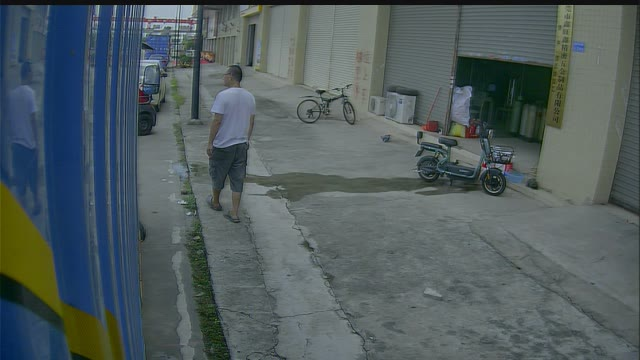
#> input picture figures/demo.jpg, 640 x 360 px, found by its file name
$ python Raindrop_np.py   (older library calls are emulated)
#> lines starting #> are read from the running program, lines starting #| are printed output that depends on the picture; after the words box and inside, x2 and y2 are one past the last pixel; in counts of white or black regions, pixels touching at a corner belong together
import numpy as np
import math
import random

class Rain:
    def __init__(self,M,B,psi):
        self.M=M
        self.B=B
        self.psi=psi/180.0*math.pi
        self.n_air=1.0
        self.n_water=1.33
        self.gamma=math.asin(self.n_air/self.n_water)
        self.normal=np.array([0,-1.0*math.cos(self.psi),math.sin(self.psi)])
        val=self.normal.dot(self.normal)
        self.o_g=self.normal[-1]*self.M/val*self.normal

    def get_intrinsic(self,cx,cy,fx,fy):
        self.intrinsic=np.eye(3)
        self.intrinsic[0,0]=fx
        self.intrinsic[1,1]=fy
        self.intrinsic[0,2]=cx
        self.intrinsic[1,2]=cy
        self.cxy=np.array([cx,cy])
        self.fxy=np.array([fx,fy])

    def get_kernel(self,kernel_sz):
        kernel=np.zeros((kernel_sz,kernel_sz))
        radius=kernel_sz/2.0
        idx_kernel=np.indices(kernel.shape)
        yx=np.hstack((idx_kernel[0,:,:].reshape((-1,1)),idx_kernel[1,:,:].reshape((-1,1))))

        val=np.linalg.norm(yx-radius,axis=1)
        idx=np.where(val<radius)
        yx_id=yx[idx]
        # print(idx)
        # print(yx.shape)
        # print(yx[idx].shape)

        kernel[yx_id[:,0],yx_id[:,1]]=1
        # print(kernel,yx.shape)
        # exit()
        count=idx[0].shape[0]
        kernel=kernel/count
        return kernel

    #@staticmethod
    def to_glass(self,xy):
        tan_psi=math.tan(self.psi)

        w=self.M*tan_psi/(tan_psi-(xy[:,1]- self.intrinsic[1,2])/self.intrinsic[1,1])
        uv_tmp=(xy-self.cxy)/self.fxy
        w=np.expand_dims(w,axis=1)
        return np.hstack( (uv_tmp*w,w) )

    #@staticmethod
    def w_in_plane(self,uv):
        return self.M-uv.dot(self.normal[0:2])/self.normal[-1]

    #@staticmethod
    def get_sphere_raindrop(self,wh):

        left_upper=self.to_glass(np.array([[0,0]]))
        left_bottom=self.to_glass(np.array([[0,wh[1]]]))
        #right_upper=self.to_glass(wh[0],0)
        right_bottom=self.to_glass(np.array([[wh[0],wh[1]]]))
        random.seed()
        random_rain=random.randint(100,200)
        loc=[]
        tau=[]
        uv=[]
        for i in range(random_rain):
            random.seed()
            random_loc=random.random()
            u=left_bottom[0,0]+(right_bottom[0,0]-left_bottom[0,0])*random_loc
            random.seed()
            random_loc=random.random()
            v=left_upper[0,1]+(right_bottom[0,1]-left_upper[0,1])*random_loc
            uv.append([u,v])

            random.seed()
            tau.append(random.randint(30,45)/180.0*math.pi)
            random.seed()
            random_loc=random.random()
            loc.append(random_loc)

        random_loc=np.array(loc)
        random_tau=np.array(tau)
        uv=np.array(uv)
        glass_r=0.8+0.6*random_loc
        r_sphere=glass_r/np.sin(random_tau)

        w=self.w_in_plane(uv).reshape((-1,1))
        g_c=np.hstack((uv,w))
        c=g_c-(r_sphere*np.cos(random_tau)).reshape((-1,1))*(self.normal.reshape((1,-1)))

        return g_c,glass_r,c,r_sphere


    def to_sphere_section_env(self,xy,g_centers,g_radius,centers,radius):

        p=self.to_glass(xy)
        idx=[]
        p_g=[]
        xy_pos=[]
        for i,p_v in enumerate(p):
            ask=p_v.reshape((1,-1))-g_centers
            f=np.linalg.norm(ask,axis=1)
            #print(f.shape,ask.shape)
            valid_idx=np.where(f<=g_radius)
            if valid_idx[0].shape[0]==0:
                continue
            idx.append(valid_idx[0][0])
            p_g.append(p_v)
            xy_pos.append(xy[i,:])
        if len(idx)==0:
            return None,None,None

        xy_pos=np.array(xy_pos)
        p_g=np.array(p_g)

        alpha=np.arccos(p_g.dot(self.normal)/np.linalg.norm(p_g,axis=1) )
        beta=np.arcsin(self.n_air*np.sin(alpha)/self.n_water)
        po=p_g-self.o_g
        po_norm=np.linalg.norm(po,axis=1)
        po=(po.T/po_norm).T
        i_1=self.normal+po*(np.tan(beta).reshape((-1,1)))
        i_1_norm=np.linalg.norm(i_1,axis=1)
        i_1=(i_1.T/i_1_norm).T
        calc_centers=centers[idx]
        calc_radius=radius[idx]

        oc=p_g-calc_centers
        tmp=np.sum(i_1*oc,axis=1)


        d=-tmp+np.sqrt(np.power(tmp,2)-np.sum(oc*oc,axis=1)+np.power(calc_radius,2) )
        calc_d=d.reshape((-1,1))
        p_w=p_g+i_1*calc_d

        normal_w=p_w-calc_centers
        normal_w_norm=np.linalg.norm(normal_w,axis=1)
        normal_w=(normal_w.T/normal_w_norm).T

        pwg=(p_w-p_g)
        pwg_norm=np.linalg.norm(pwg,axis=1)
        d=np.sum(pwg*normal_w,axis=1)/np.sum(normal_w*normal_w,axis=1)
        calc_d=d.reshape((-1,1))
        p_a=pwg-normal_w*calc_d
        p_a_norm=np.linalg.norm(p_a,axis=1)
        p_a=(p_a.T/p_a_norm).T

        eta=np.arccos(np.sum(normal_w*pwg,axis=1)/pwg_norm)
        valid_idx=np.where(eta<self.gamma)
        invalid_idx=np.where(eta>=self.gamma)


        xy_pos_invalid=xy_pos[invalid_idx]

        if valid_idx[0].shape[0]==0:
            return None,None,xy_pos_invalid

        xy_pos_valid=xy_pos[valid_idx]
        eta=eta[valid_idx]
        p_w=p_w[valid_idx]
        p_a=p_a[valid_idx]
        normal_w=normal_w[valid_idx]
        theta=np.arcsin(self.n_water*np.sin(eta)/self.n_air)

        i_2=normal_w+p_a*(np.tan(theta).reshape((-1,1)))

        calc_z=(self.B-p_w[:,-1])/i_2[:,-1]
        p_e=p_w+i_2*(calc_z.reshape((-1,1)))

        z=self.intrinsic@(p_e.T)/self.B
        z=np.round(z.T).astype(np.int32)
        return z,xy_pos_valid,xy_pos_invalid

    def render(self,image):
        rain_image=image.copy()
        mask=np.zeros(image.shape[0:2],np.uint8)

        self.imgh,self.imgw=image.shape[0:2]
        self.get_intrinsic(self.imgw/2,self.imgh/2,self.imgw*1.1,self.imgw*1.1)
        g_c,glass_r,c,r_sphere=self.get_sphere_raindrop([self.imgw,self.imgh])
        idx_img = np.indices((self.imgw,self.imgh))
        xy=np.hstack((idx_img[0,:,:].reshape((-1,1)),idx_img[1,:,:].reshape((-1,1))))
        z,xy_pos_valid,xy_pos_invalid=self.to_sphere_section_env(xy,g_c,glass_r,c,r_sphere)
        if xy_pos_invalid is None:
            return
        rain_image[xy_pos_invalid[:,1],xy_pos_invalid[:,0],:]=0

        if xy_pos_valid is None:
            return
        u=np.clip(z[:,0],0,self.imgw-1)
        v=np.clip(z[:,1],0,self.imgh-1)
        rain_image[xy_pos_valid[:,1],xy_pos_valid[:,0],:]=image[v,u,:]

        mask[xy_pos_invalid[:,1],xy_pos_invalid[:,0]]=255
        mask[xy_pos_valid[:,1],xy_pos_valid[:,0]]=255
        return rain_image,mask

    def blur(self,kernel,image,rain_image,mask):
        blur_image=image.copy()
        blured=cv2.filter2D(rain_image,-1,kernel)
        blured=(blured*1.2).astype(np.uint8)
        np.copyto(blur_image,blured,where=mask[:,:,None].astype(np.bool))

        return blur_image


import cv2
if __name__=='__main__':

    image=cv2.imread('./figure/demo.jpg')
#> image is the input picture: shape (360, 640, 3); mean B, G, R 95, 93, 80.9

    random.seed()
    M=random.randint(100,350/2)
    random.seed()
    B=random.randint(4000,8000)
    random.seed()
    psi=random.randint(30,45)
    random.seed()
    ksz=random.randint(5,8)
    rain=Rain(M,B,psi)
    kernel=rain.get_kernel(ksz)
    print(M,B,psi,ksz)
    rain_image,mask=rain.render(image)
#> in render, `rain_image[xy_pos_valid[:,1],xy_pos_valid[:,0],:]=image[v,u,:]`:
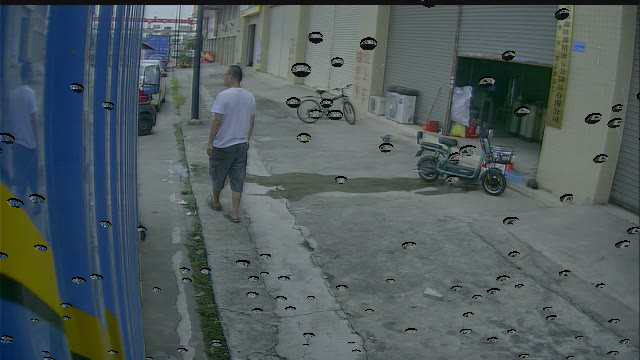
#> rain_image: shape (360, 640, 3); mean B, G, R 94, 91.9, 80
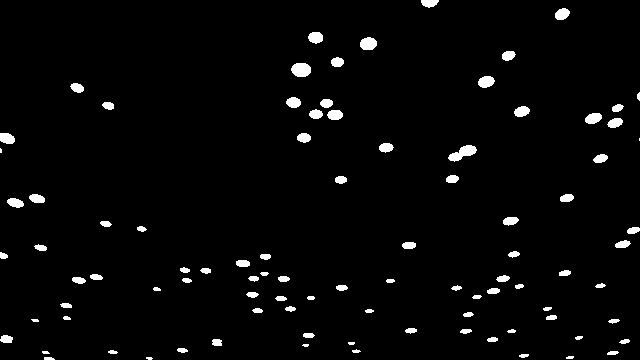
#> mask: shape (360, 640); 2.7% white; 93 white regions (5 under 20 px), largest, box (x1, y1, x2, y2) and area: (448, 145, 477, 162) 253, (291, 63, 311, 77) 229, (360, 37, 377, 50) 178
    blur_image=rain.blur(kernel,image,rain_image,mask)
#> in blur, `blured=cv2.filter2D(rain_image,-1,kernel)`:
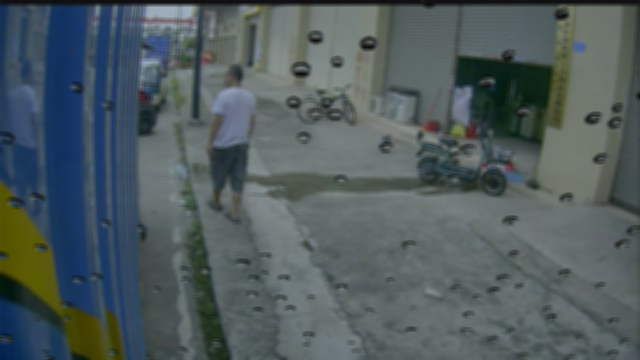
#> blured: shape (360, 640, 3); mean B, G, R 94, 91.9, 80
#> in blur, `blured=(blured*1.2).astype(np.uint8)`:
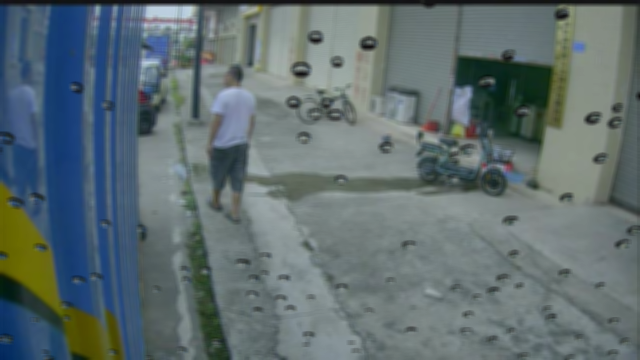
#> blured: shape (360, 640, 3); mean B, G, R 112.4, 109.9, 95.6
#> in blur, `np.copyto(blur_image,blured,where=mask[:,:,None].astype(np.bool))`:
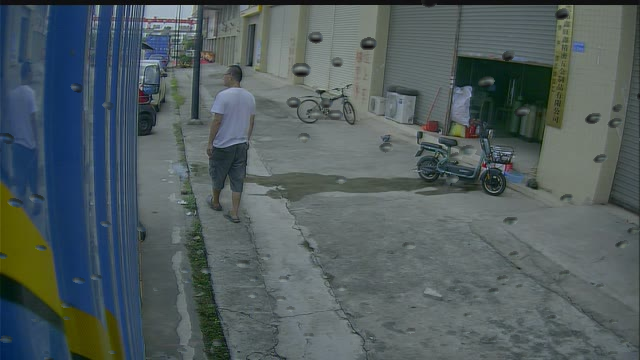
#> blur_image: shape (360, 640, 3); 2.74% of pixels changed, all inside (x1, y1, x2, y2) = (0, 0, 640, 360)
    #cv2.imwrite('ss.jpg',rain_image)
    cv2.imwrite('./figure/demo_res.jpg',blur_image)
